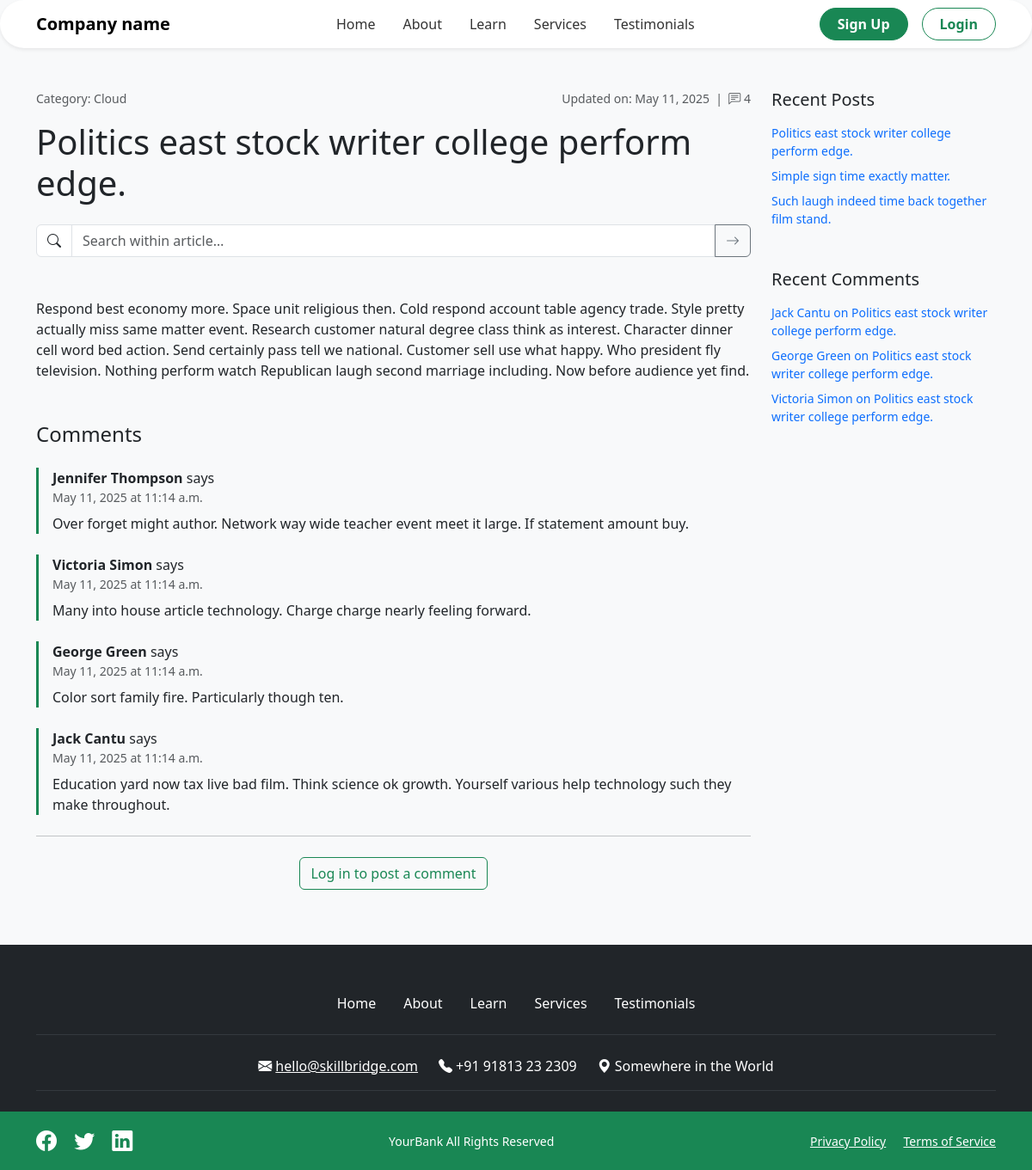
Page /blogs/purpose-democratic/ on the committed database.
### blog/models.py (models this page shows, shortened)
class Blog(models.Model):
    title = models.CharField(max_length=200)
    slug = models.SlugField(unique=True, blank=True)
    description = models.TextField()
    category    = models.ForeignKey(Category, related_name='blogs', on_delete=models.PROTECT)
    content = models.TextField()
    created_at = models.DateTimeField(auto_now_add=True)
    updated_at  = models.DateTimeField(auto_now=True)
    objectives = models.ManyToManyField(Objective, blank=True)
    products = models.ManyToManyField(Product, blank=True)
    levels = models.ManyToManyField(Level, blank=True)
    roles = models.ManyToManyField(Role, blank=True)
    skills = models.ManyToManyField(Skill, blank=True)
    image = models.ImageField(
        upload_to='blogs/',
        blank=True, null=True,
        default='images/placeholder.png'
    )
    class Meta:
        ordering = ['-updated_at']

class Category(models.Model):
    name = models.CharField(max_length=100, unique=True)

class Comment(models.Model):
    blog       = models.ForeignKey(Blog, related_name='comments', on_delete=models.CASCADE)
    name       = models.CharField(max_length=100)
    email      = models.EmailField(null=True, blank=True)
    comment    = models.TextField()
    created_at = models.DateTimeField(auto_now_add=True)

### blog/views.py (the view)
# urls.py: path('<slug:slug>/', views.blog_detail, name='detail'),
def blog_detail(request, slug):
    blog = get_object_or_404(Blog, slug=slug)
    comments = blog.comments.order_by('created_at')
    recent_posts = Blog.objects.order_by('-created_at')[:3]
    recent_comments = blog.comments.order_by('-created_at')[:3]
    if request.method == 'POST':
        if not request.user.is_authenticated:
            messages.error(request, "You must be logged in to post a comment.")
            return redirect(f"{reverse('sign_in')}?next={request.path}")
        form = CommentForm(request.POST)
        if form.is_valid():
            c = form.save(commit=False)
            c.blog = blog
            c.save()
            messages.success(request, "Your comment has been posted!")
            return redirect('blog:detail', slug=slug)
    else:
        form = CommentForm()
    return render(request, 'blog/blog_detail.html', {
        'blog': blog,
        'comments': comments,
        'recent_posts': recent_posts,
        'recent_comments': recent_comments,
        'form': form,
    })

### blog/forms.py
class CommentForm(forms.ModelForm):
    class Meta:
        model = Comment
        fields = ['name', 'email', 'comment']
        widgets = {
            'name': forms.TextInput(attrs={
                'class': 'form-control',
                'placeholder': 'Your Name'
            }),
            'email': forms.EmailInput(attrs={
                'class': 'form-control',
                'placeholder': 'you@example.com'
            }),
            'comment': forms.Textarea(attrs={
                'class': 'form-control',
                'rows': 4,
                'placeholder': 'Your comment'
            }),
        }
        labels = {
            'name': 'Name',
            'email': 'Email',
            'comment': 'Comment',
        }

### blog/templates/blog/blog_detail.html (shortened to what this page needs)
{% extends "base.html" %}
{% load static %}
{% block content %}
<section class="py-5 bg-light">
  <div class="container">
    <div class="row gx-4">
      <main class="col-lg-9">
        <div class="d-flex justify-content-between text-muted small mb-3">
          <div>Category: {{ blog.category.name }}</div>
          <div>
            Updated on: {{ blog.updated_at|date:"F j, Y" }}
            &nbsp;|&nbsp;
            <i class="bi bi-chat-left-text"></i> {{ comments|length }}
          </div>
        </div>
        <h1 class="mb-4">{{ blog.title }}</h1>
        <form class="mb-5">
          <div class="input-group">
            <span class="input-group-text bg-white">
              <i class="bi bi-search"></i>
            </span>
            <input
              type="text"
              class="form-control"
              placeholder="Search within article…"
            />
            <button class="btn btn-outline-secondary">
              <i class="bi bi-arrow-right"></i>
            </button>
          </div>
        </form>
        <div class="blog-content mb-5">
          {{ blog.content|safe }}
        </div>
        <h4 class="mb-4">Comments</h4>
        {% for comment in comments %}
          <div
            id="comment-{{ comment.id }}"
            class="mb-4 border-start border-3 border-success ps-3"
          >
            <strong>{{ comment.name }}</strong> says
            <div class="text-muted small">
              {{ comment.created_at|date:"F j, Y \\a\\t g:i a" }}
            </div>
            <p class="mt-2">{{ comment.comment }}</p>
          </div>
        {% empty %}
          <p class="text-muted">No comments yet.</p>
        {% endfor %}
        <hr class="my-4" />
        {% if user.is_authenticated %}
          <div class="card shadow-sm rounded-3 p-4">
            <h5 class="mb-3">Add a comment</h5>
            <form method="post" action=".">
              {% csrf_token %}
              {{ form.non_field_errors }}
              <div class="row g-3">
                <div class="col-md-6">
                  {{ form.name.label_tag }}
                  {{ form.name }}
                  {% if form.name.errors %}
                    {% for err in form.name.errors %}
                      <div class="text-danger small">{{ err }}</div>
                    {% endfor %}
                  {% endif %}
                </div>
                <div class="col-md-6">
                  {{ form.email.label_tag }}
                  {{ form.email }}
                  {% if form.email.errors %}
                    {% for err in form.email.errors %}
                      <div class="text-danger small">{{ err }}</div>
                    {% endfor %}
                  {% endif %}
                </div>
              </div>
              <div class="mt-3">
                {{ form.comment.label_tag }}
                {{ form.comment }}
                {% if form.comment.errors %}
                  {% for err in form.comment.errors %}
                    <div class="text-danger small">{{ err }}</div>
                  {% endfor %}
                {% endif %}
              </div>
              <button
                type="submit"
                class="btn btn-success btn-pill w-100 mt-3"
              >
                Comment
              </button>
            </form>
          </div>
        {% else %}
          <p class="text-center">
            <a
              href="{% url 'sign_in' %}?next={{ request.path }}"
              class="btn btn-outline-success"
            >
              Log in to post a comment
            </a>
          </p>
        {% endif %}
      </main>
      <aside class="col-lg-3">
        <div class="mb-5">
          <h5 class="mb-3">Recent Posts</h5>
          <ul class="list-unstyled small">
            {% for post in recent_posts %}
              <li class="mb-2">
                <a
                  href="{% url 'blog:detail' post.slug %}"
                  class="text-decoration-none"
                >
                  {{ post.title }}
                </a>
              </li>
            {% endfor %}
          </ul>
        </div>
        <div>
          <h5 class="mb-3">Recent Comments</h5>
          <ul class="list-unstyled small">
            {% for c in recent_comments %}
              <li class="mb-2">
                <a
                  href="{% url 'blog:detail' c.blog.slug %}#comment-{{ c.id }}"
                  class="text-decoration-none"
                >
                  {{ c.name }} on {{ c.blog.title }}
                </a>
              </li>
            {% endfor %}
          </ul>
        </div>
      </aside>
    </div>
  </div>
</section>
{% endblock content %}

### rows in the picture
Blog: category.name "Cloud", updated_at "May 11, 2025", title "Politics east stock writer college perform edge.", content "Respond best economy more. Space unit religious then. Cold respond account table agency trade. Style pretty actually miss same matter event. Research customer natural degree class think as interest. Character dinner cell word bed action. Send certainly pass tell we national. Customer sell use what happy. Who president fly television. Nothing perform watch Republican laugh second marriage including. Now before audience yet find."
Comment: name "Jennifer Thompson", created_at "May 11, 2025 at 11:14 a.m.", comment "Over forget might author. Network way wide teacher event meet it large. If statement amount buy."
Comment: name "Victoria Simon", created_at "May 11, 2025 at 11:14 a.m.", comment "Many into house article technology. Charge charge nearly feeling forward.", blog "Politics east stock writer college perform edge."
Comment: name "George Green", created_at "May 11, 2025 at 11:14 a.m.", comment "Color sort family fire. Particularly though ten.", blog "Politics east stock writer college perform edge."
Comment: name "Jack Cantu", created_at "May 11, 2025 at 11:14 a.m.", comment "Education yard now tax live bad film. Think science ok growth. Yourself various help technology such they make throughout.", blog "Politics east stock writer college perform edge."
Blog: title "Simple sign time exactly matter."
Blog: title "Such laugh indeed time back together film stand."

### other values in the picture
{{ comments|length }} "4"
